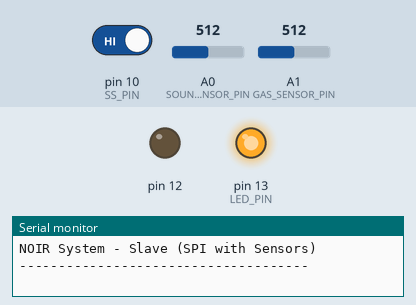
Simulated run of this sketch. Board: Arduino Uno, built with avr-gcc and run on an emulated ATmega328P. Parts: output pins drawn as LEDs (lit = HIGH), the last lines printed to the serial monitor. The test bench sets the inputs (shaded band); at power-on: pin 10 (SS_PIN) HIGH, A0 (SOUND_SENSOR_PIN) = 512, A1 (GAS_SENSOR_PIN) = 512. Pins used as bus, display or sensor lines are not drawn.

Above: at 0.6 s.
At 2.3 s:
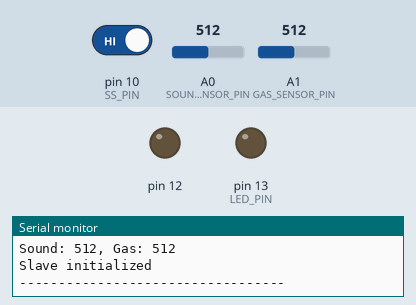
2.4 s: pin 10 (SS_PIN) driven LOW
3.9 s: pin 10 (SS_PIN) driven HIGH
Timing chart, 0 to 6.9 s (numbered marks = the images above; inputs shaded):
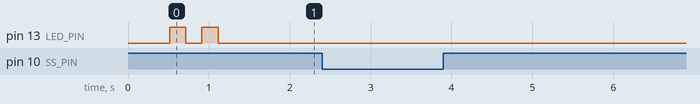

The sketch:

NOIR_Slave_CPP.ino
```cpp
/*
 * NOIR System - Slave with SPI and Sensors
 * ---------------------------------------
 * This program reads analog values from sound and gas sensors
 * and sends them to the master via SPI when requested.
 */

#include <SPI.h>

// Pin definitions
#define SS_PIN 10
#define LED_PIN 13
#define SOUND_SENSOR_PIN A0
#define GAS_SENSOR_PIN A1

// Variables to store sensor values
volatile uint16_t sound_value = 0;
volatile uint16_t gas_value = 0;

// State variables for SPI transfers
volatile byte command = 0;

void setup() {
  // Initialize serial communication
  Serial.begin(9600);
  delay(500);

  Serial.println("NOIR System - Slave (SPI with Sensors)");
  Serial.println("-------------------------------------");

  // Configure pins
  pinMode(SS_PIN, INPUT);
  pinMode(MISO, OUTPUT);
  pinMode(LED_PIN, OUTPUT);
  pinMode(SOUND_SENSOR_PIN, INPUT);
  pinMode(GAS_SENSOR_PIN, INPUT);

  // Visual indicator
  digitalWrite(LED_PIN, HIGH);
  delay(200);
  digitalWrite(LED_PIN, LOW);
  delay(200);
  digitalWrite(LED_PIN, HIGH);
  delay(200);
  digitalWrite(LED_PIN, LOW);

  // Take a few initial readings to stabilize
  readSensors();

  // Initialize SPI in slave mode
  SPCR = (1 << SPE) | (1 << SPIE); // Enable SPI and interrupts
  SPI.attachInterrupt(); // Enable the interrupt

  Serial.println("Ready to send sensor values:");
  Serial.print("Sound: ");
  Serial.print(sound_value);
  Serial.print(", Gas: ");
  Serial.println(gas_value);

  Serial.println("Slave initialized");
  Serial.println("----------------------------------");
}

// SPI interrupt routine
ISR(SPI_STC_vect) {
  byte received = SPDR;
  static byte transfer_state = 0;

  if (digitalRead(SS_PIN) == LOW) { // If we're selected

    // First check if this is a command
    if (received == 0x01 && transfer_state == 0) {
      // Command for sound value
      command = 0x01;
      SPDR = sound_value & 0xFF; // Send low byte first
      transfer_state = 1;
      return;
    }
    else if (received == 0x02 && transfer_state == 0) {
      // Command for gas value
      command = 0x02;
      SPDR = gas_value & 0xFF; // Send low byte first
      transfer_state = 1;
      return;
    }

    // Handle second byte of transfer
    if (transfer_state == 1) {
      if (command == 0x01) {
        // Send high byte of sound value
        SPDR = (sound_value >> 8) & 0xFF;
      }
      else if (command == 0x02) {
        // Send high byte of gas value
        SPDR = (gas_value >> 8) & 0xFF;
      }
      transfer_state = 0;
    }
  }
}

void loop() {
  // Read sensors every 100ms
  static unsigned long last_reading_time = 0;
  unsigned long current_time = millis();

  if (current_time - last_reading_time >= 100) {
    last_reading_time = current_time;
    readSensors();
  }

  // Monitor SS pin for debug info
  static bool last_ss_state = HIGH;
  bool current_ss_state = digitalRead(SS_PIN);

  if (last_ss_state != current_ss_state) {
    last_ss_state = current_ss_state;

    if (current_ss_state == LOW) {
      // Selected - turn on LED
      digitalWrite(LED_PIN, HIGH);
      Serial.println("Selected by master (SS LOW)");
    } else {
      // Deselected - turn off LED
      digitalWrite(LED_PIN, LOW);
      Serial.println("Deselected by master (SS HIGH)");
      Serial.println("Transfer completed");

      // Print latest values
      Serial.print("Current values - Sound: ");
      Serial.print(sound_value);
      Serial.print(", Gas: ");
      Serial.println(gas_value);
    }
  }

  // Small delay
  delay(10);
}

void readSensors() {
  // Technique 3 from potentiometer test: Multiple readings with averaging

  int temp_sound = 0;
  int temp_gas = 0;

  // Toggle pins first (Proteus-specific technique)
  pinMode(SOUND_SENSOR_PIN, OUTPUT);
  pinMode(GAS_SENSOR_PIN, OUTPUT);
  delayMicroseconds(10);
  pinMode(SOUND_SENSOR_PIN, INPUT);
  pinMode(GAS_SENSOR_PIN, INPUT);

  // Take multiple readings
  for (int i = 0; i < 5; i++) {
    temp_sound += analogRead(SOUND_SENSOR_PIN);
    temp_gas += analogRead(GAS_SENSOR_PIN);
    delay(2);
  }

  // Average the readings
  temp_sound = temp_sound / 5;
  temp_gas = temp_gas / 5;

  // Process sound value
  if (temp_sound <= 100) {
    // If reading is 0-100, treat as percentage and map to full range
    sound_value = map(temp_sound, 0, 100, 0, 1023);
  } else {
    sound_value = temp_sound;
  }

  // Process gas value
  if (temp_gas <= 100) {
    // If reading is 0-100, treat as percentage and map to full range
    gas_value = map(temp_gas, 0, 100, 0, 1023);
  } else {
    gas_value = temp_gas;
  }

  // Constrain values
  sound_value = constrain(sound_value, 0, 1023);
  gas_value = constrain(gas_value, 0, 1023);
}
```
